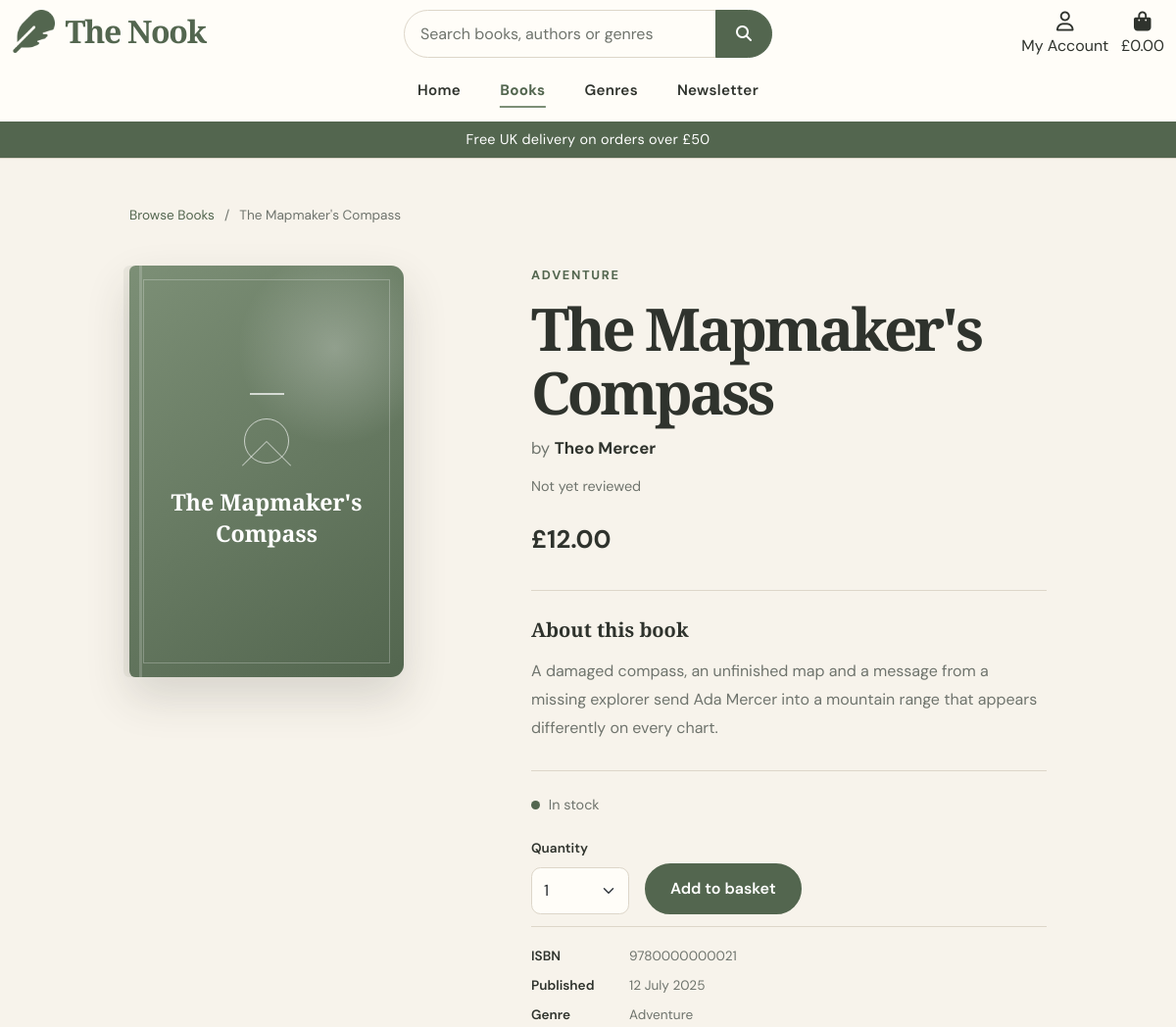
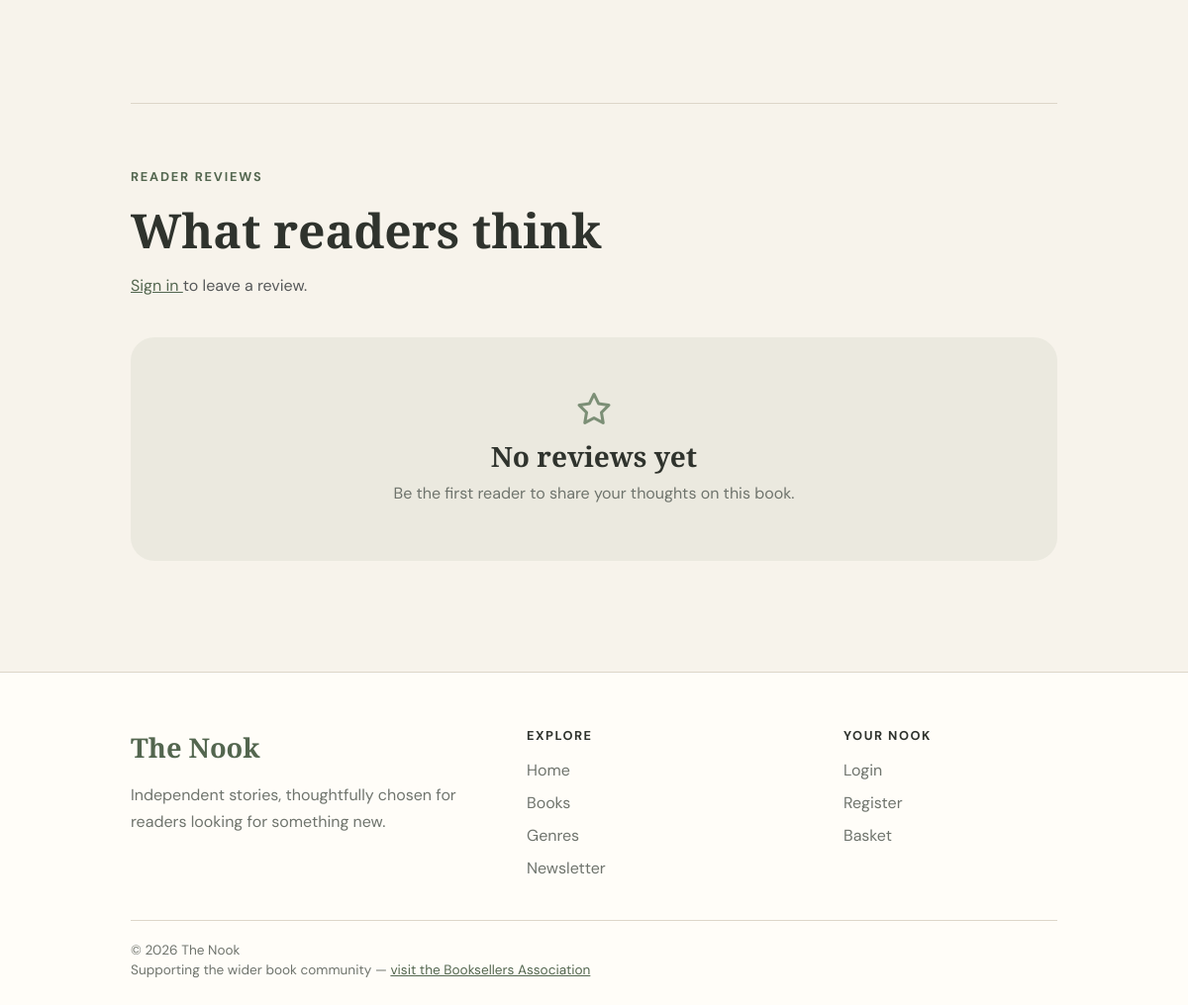
Screenshot of /books/21/ with the database file from the repository (2 pictures, top to bottom).
### books/models.py (models this page shows, shortened)
class Book(models.Model):
    class Status(models.TextChoices):
        DRAFT = 'draft', 'Draft'
        PENDING = 'pending', 'Pending approval'
        APPROVED = 'approved', 'Approved'
        REJECTED = 'rejected', 'Rejected'
    author = models.ForeignKey(
        AuthorProfile,
        on_delete=models.PROTECT,
        related_name='books'
    )
    genre = models.ForeignKey(
        Genre,
        on_delete=models.SET_NULL,
        null=True,
        blank=True,
        related_name='books'
    )
    title = models.CharField(
        max_length=255
    )
    isbn = models.CharField(
        max_length=20,
        unique=True,
        null=True,
        blank=True
    )
    description = models.TextField()
    price = models.DecimalField(
        max_digits=8,
        decimal_places=2
    )
    publication_date = models.DateField(
        null=True,
        blank=True
    )
    cover_image = models.ImageField(
        upload_to='books/',
        null=True,
        blank=True
    )
    stock_quantity = models.PositiveIntegerField(
        default=0
    )
    is_featured = models.BooleanField(
        default=False
    )
    is_active = models.BooleanField(
        default=True
    )
    status = models.CharField(
        max_length=10,
        choices=Status.choices,
        default=Status.DRAFT
    )
    rejection_reason = models.TextField(
        blank=True
    )
    reviewed_by = models.ForeignKey(
        settings.AUTH_USER_MODEL,
        on_delete=models.SET_NULL,
        null=True,
        blank=True,
        related_name='reviewed_books'
    )
    reviewed_at = models.DateTimeField(
        null=True,
        blank=True
    )
    created_at = models.DateTimeField(
        auto_now_add=True
    )
    updated_at = models.DateTimeField(
        auto_now=True
    )
    class Meta:
        ordering = ['title']

class Genre(models.Model):
    name = models.CharField(
        max_length=100,
        unique=True
    )
    description = models.TextField(
        blank=True
    )
    class Meta:
        ordering = ['name']

### authors/models.py (models this page shows, shortened)
class AuthorProfile(models.Model):
    user = models.OneToOneField(
        settings.AUTH_USER_MODEL,
        on_delete=models.SET_NULL,
        null=True,
        blank=True,
        related_name='author_profile'
    )
    display_name = models.CharField(
        max_length=150
    )
    bio = models.TextField(
        blank=True
    )
    website = models.URLField(
        blank=True
    )
    profile_image = models.ImageField(
        upload_to='authors/',
        null=True,
        blank=True
    )
    is_approved = models.BooleanField(
        default=False
    )
    created_at = models.DateTimeField(
        auto_now_add=True
    )
    updated_at = models.DateTimeField(
        auto_now=True
    )
    class Meta:
        ordering = ['display_name']

### books/views.py (the view)
def book_detail(request, book_id):
    book = get_object_or_404(
        Book.objects
        .filter(
            is_active=True,
            status=Book.Status.APPROVED
        )
        .select_related('author', 'genre')
        .annotate(
            average_rating=Avg(
                'reviews__rating',
                filter=Q(reviews__is_approved=True)
            )
        ),
        pk=book_id
    )
    reviews = (
        book.reviews
        .filter(is_approved=True)
        .select_related('user')
    )
    user_review = None
    if request.user.is_authenticated:
        user_review = Review.objects.filter(
            book=book,
            user=request.user
        ).first()
    context = {
        'book': book,
        'reviews': reviews,
        'user_review' : user_review,
    }
    return render(
        request,
        'books/book_detail.html',
        context
    )

### books/templates/books/book_detail.html (shortened to what this page needs)
{% extends "base.html" %}
{% load static %}
{% block content %}
<section class="book-detail-page">
    <div class="container">
        <nav
            class="book-breadcrumb"
            aria-label="Breadcrumb">
            <a href="{% url 'book_list' %}">
                Browse Books
            </a>
            <span aria-hidden="true">
                /
            </span>
            <span>
                {{ book.title }}
            </span>
        </nav>
        <div class="row g-5 align-items-start">
            <div class="col-12 col-md-5 col-lg-4">
                <div class="book-detail-cover-wrapper">
                    {% if book.cover_image %}
                        <img
                            src="{{ book.cover_image.url }}"
                            alt="Cover of {{ book.title }}"
                            class="book-detail-cover">
                    {% else %}
                        <div
                            class="
                            book-detail-cover
                            book-cover-placeholder">
                            <span class="placeholder-line"></span>
                            <span class="placeholder-circle"></span>
                            <span
                                class="
                                placeholder-title
                                logo-font">
                                {{ book.title }}
                            </span>
                        </div>
                    {% endif %}
                </div>
            </div>
            <div class="col-12 col-md-7 col-lg-7 offset-lg-1">
                <div class="book-detail-content">
                    {% if book.genre %}
                        <p class="book-detail-genre">
                            {{ book.genre.name }}
                        </p>
                    {% endif %}
                    <h1 class="book-detail-title logo-font">
                        {{ book.title }}
                    </h1>
                    <p class="book-detail-author">
                        by
                        <strong>
                            {{ book.author.display_name }}
                        </strong>
                    </p>
                    {% if book.average_rating %}
                        <div class="book-detail-rating">
                            <span
                                class="rating-star"
                                aria-hidden="true">
                                ★
                            </span>
                            <span>
                                {{ book.average_rating|floatformat:1 }}
                                / 5
                            </span>
                            <span class="rating-divider">
                                ·
                            </span>
                            <a href="#reviews">
                                {{ reviews|length }}
                                {% if reviews|length == 1 %}
                                    review
                                {% else %}
                                    reviews
                                {% endif %}
                            </a>
                        </div>
                    {% else %}
                        <p class="book-detail-no-rating">
                            Not yet reviewed
                        </p>
                    {% endif %}
                    <p class="book-detail-price">
                        £{{ book.price }}
                    </p>
                    <div class="book-detail-description">
                        <h2 class="logo-font">
                            About this book
                        </h2>
                        <p>
                            {{ book.description|linebreaksbr }}
                        </p>
                    </div>
                    <div class="book-stock">
                        {% if book.stock_quantity > 0 %}
                            <span class="stock-indicator in-stock"></span>
                            <span>
                                In stock
                            </span>
                        {% else %}
                            <span class="stock-indicator out-of-stock"></span>
                            <span>
                                Currently out of stock
                            </span>
                        {% endif %}
                    </div>
                    <form
                        class="book-purchase-panel"
                        action="{% url 'add_to_bag' book.id %}"
                        method="POST">
                        {% if book.stock_quantity > 0 %}
                            <div class="quantity-wrapper">
                                <label
                                    for="quantity"
                                    class="catalogue-label">
                                    Quantity
                                </label>
                                <select
                                    id="quantity"
                                    name="quantity"
                                    class="form-select quantity-select">
                                    <option value="1">
                                        1
                                    </option>
                                </select>
                            </div>
                            <button
                                type="submit"
                                class="btn nook-primary-button">
                                Add to basket
                            </button>
                        {% endif %}
                    </form>
                    <dl class="book-meta">
                        {% if book.isbn %}
                            <div>
                                <dt>
                                    ISBN
                                </dt>
                                <dd>
                                    {{ book.isbn }}
                                </dd>
                            </div>
                        {% endif %}
                        {% if book.publication_date %}
                            <div>
                                <dt>
                                    Published
                                </dt>
                                <dd>
                                    {{ book.publication_date|date:"j F Y" }}
                                </dd>
                            </div>
                        {% endif %}
                        {% if book.genre %}
                            <div>
                                <dt>
                                    Genre
                                </dt>
                                <dd>
                                    {{ book.genre.name }}
                                </dd>
                            </div>
                        {% endif %}
                    </dl>
                </div>
            </div>
        </div>
        <section
            id="reviews"
            class="book-reviews">
            <div class="book-reviews-heading">
                <p class="section-eyebrow">
                    Reader reviews
                </p>
                <h2 class="logo-font">
                    What readers think
                </h2>
                <div class="mt-3">
                    {% if request.user.is_authenticated %}
                        {% if user_review %}
                            <a
                                href="{% url 'edit_review' user_review.id %}"
                                class="btn nook-secondary-button">
                                Edit your review
                            </a>
                        {% else %}
                            <a
                                href="{% url 'add_review' book.id %}"
                                class="btn nook-primary-button">
                                Write a review
                            </a>
                        {% endif %}
                    {% else %}
                        <p class="text-muted">
                            <a href="{% url 'account_login' %}?next={{ request.path }}">
                                Sign in
                            </a>
                            to leave a review.
                        </p>
                    {% endif %}
                </div>
            </div>
            {% if reviews %}
                <div class="row g-4">
                    {% for review in reviews %}
                        <div class="col-12 col-lg-6">
                            <article class="review-card">
                                <div class="review-rating">
                                    {% for i in "12345" %}
                                        {% if forloop.counter <= review.rating %}
                                            <span aria-hidden="true">
                                                ★
                                            </span>
                                        {% else %}
                                            <span
                                                class="empty-star"
                                                aria-hidden="true">
                                                ★
                                            </span>
                                        {% endif %}
                                    {% endfor %}
                                    <span class="visually-hidden">
                                        {{ review.rating }}
                                        out of 5 stars
                                    </span>
                                </div>
                                {% if review.title %}
                                    <h3 class="logo-font">
                                        {{ review.title }}
                                    </h3>
                                {% endif %}
                                <p class="review-body">
                                    {{ review.body }}
                                </p>
                                <p class="review-meta">
                                    {{ review.user }}
                                    ·
                                    {{ review.created_at|date:"j M Y" }}
                                </p>
                                {% if request.user == review.user %}
                                    <div class="d-flex flex-wrap align-items-center gap-2 mt-3">
                                        <a
                                            href="{% url 'edit_review' review.id %}"
                                            class="btn btn-sm nook-secondary-button">
                                            Edit
                                        </a>
                                        <form
                                            method="POST"
                                            action="{% url 'delete_review' review.id %}"
                                            class="d-inline-flex m-0">
                                            {% csrf_token %}
                                            <button
                                                type="submit"
                                                class="btn btn-sm btn-outline-danger">
                                                Delete
                                            </button>
                                        </form>
                                    </div>
                                {% endif %}
                            </article>
                        </div>
                    {% endfor %}
                </div>
            {% else %}
                <div class="reviews-empty">
                    <i
                        class="fa-regular fa-star"
                        aria-hidden="true">
                    </i>
                    <h3 class="logo-font">
                        No reviews yet
                    </h3>
                    <p>
                        Be the first reader to share your thoughts
                        on this book.
                    </p>
                </div>
            {% endif %}
        </section>
    </div>
</section>
{% endblock %}

### rows the page displays
Book: title "The Mapmaker's Compass", genre.name "ADVENTURE", author.display_name "Theo Mercer", price "12.00", description "A damaged compass, an unfinished map and a message from a missing explorer send Ada Mercer into a mountain range that appears differently on every chart.", isbn "9780000000021", publication_date "12 July 2025", genre.name "Adventure"

### other values shown
{{ free_delivery_threshold }} "50"
